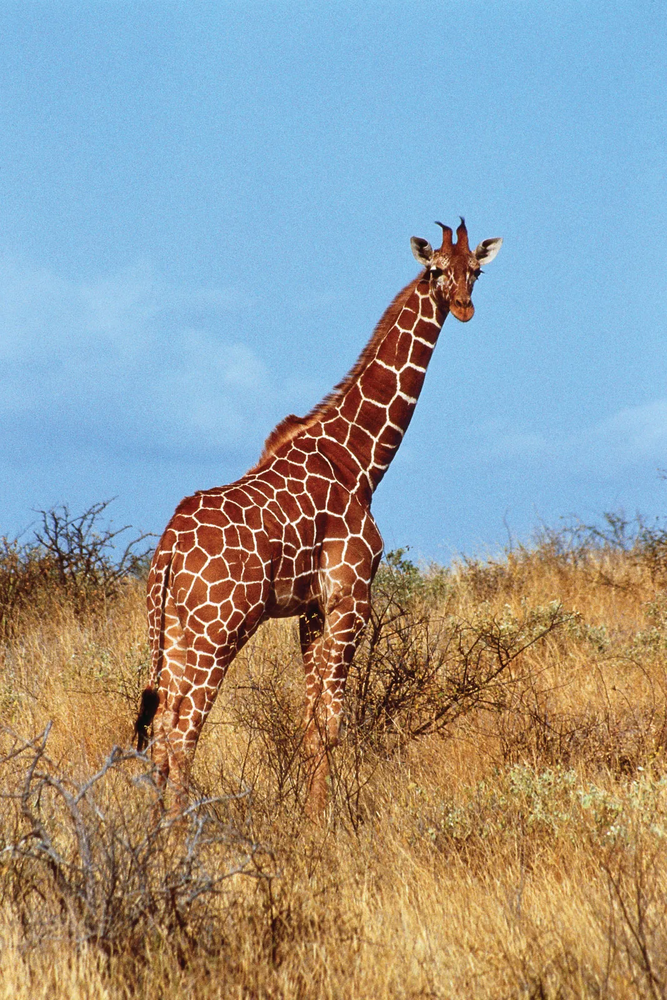
#> input picture data/raw/images/giraffe-Kenya.png, 667 x 1000 px, shrunk from 1067 x 1600 before the run
$ jupyter execute color_thresholding.ipynb
#> lines starting #> are read from the running program, lines starting #| are printed output that depends on the picture; after the words box and inside, x2 and y2 are one past the last pixel; in counts of white or black regions, pixels touching at a corner belong together
## Color Thresholding in OpenCV

This notebook demonstrates **color thresholding** using OpenCV. The main idea is to select a specific color range by defining **lower** and **upper** bounds, create a **binary mask**, and then use that mask to isolate or replace the selected region.

In the lecture, HSV is recommended for thresholding because it separates **color** from **brightness**, making color targeting more reliable than RGB.

[cell 1]
import cv2 as cv
import numpy as np
import matplotlib.pyplot as plt

[cell 2]
# !pip install matplotlib
# !pip install numpy

### Load the Image and Prepare Two Color Spaces

OpenCV reads images in **BGR** by default. In this notebook, we create:

- an RGB version for correct visualization with Matplotlib,
- an HSV version for thresholding.

This follows the lecture idea that we usually **display** images in RGB but **process** color ranges in HSV.

[cell 3]
image = cv.imread("../../data/raw/images/giraffe-Kenya.png")
#> image is the input picture: shape (1000, 667, 3); mean B, G, R 152, 154.5, 150.9
image.shape
#> Out = (1000, 667, 3)

[cell 4]
image_rgb = cv.cvtColor(image, cv.COLOR_BGR2RGB)
image_hsv = cv.cvtColor(image, cv.COLOR_BGR2HSV)
#> image_hsv: shape (1000, 667, 3); mean H, S, V 59.8, 123.7, 197

### Visualize the Original Image

Before thresholding, we first inspect the image in a human-friendly format. This helps us understand which region or color range we want to target.

[cell 5]
plt.imshow(image_rgb)

[cell 6]
## Show th BGR image
plt.imshow(image)

[cell 7]
## Show the hsv image
plt.imshow(image_hsv);

### Define the HSV Threshold Range

Color thresholding works by selecting all pixels whose HSV values fall inside a chosen interval.

- `lower_white` is the lower bound.
- `upper_white` is the upper bound.

Any pixel inside this range will be selected by the mask. In OpenCV, HSV uses the scaled range:

- Hue: `0` to `179`
- Saturation: `0` to `255`
- Value: `0` to `255`

So these bounds are written using **OpenCV HSV values**, not textbook HSV degrees and percentages.

[cell 8]
lower_white = np.array([0,0,190])
upper_white = np.array([30,80,255])

### Create a Binary Mask with `cv2.inRange()`

`cv2.inRange()` compares every pixel against the threshold bounds.

- If the pixel lies inside the range, the mask gets a high value.
- Otherwise, the mask gets `0`.

The result is a **one-channel binary mask**, which is exactly what the lecture described: white means selected, black means rejected.

[cell 9]
mask = cv.inRange(image_hsv, lower_white, upper_white)
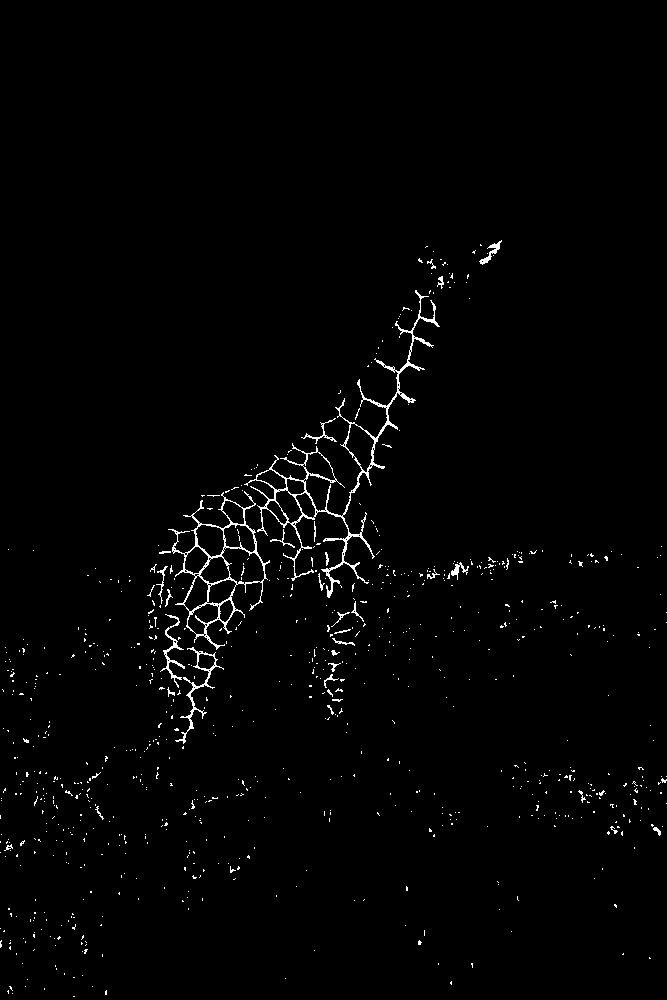
#> mask: shape (1000, 667); 1.4% white in thin lines or dots, all inside (x1, y1, x2, y2) = (0, 240, 667, 997)

[cell 10]
plt.imshow(mask)

### Prepare the Replacement Color

After creating the mask, we need a replacement color for the selected region.

Here, the color is first defined in HSV and then converted to BGR. That is useful because the working output image is a copy of the original OpenCV image, which is still in **BGR** format.

[cell 11]
black_hsv = np.uint8([[[120, 255, 0]]])
black_bgr = cv.cvtColor(black_hsv, cv.COLOR_HSV2BGR)[0][0]

### Replace the Selected Pixels Using the Mask

This is the core color-thresholding step:

- keep the original pixel when the mask is `0`,
- replace the pixel when the mask is greater than `0`.

This matches the lecture logic: *if mask is present, replace the target region; otherwise, keep the original image*.

[cell 12]
image_result = image.copy()
image_result[mask>0] = black_bgr
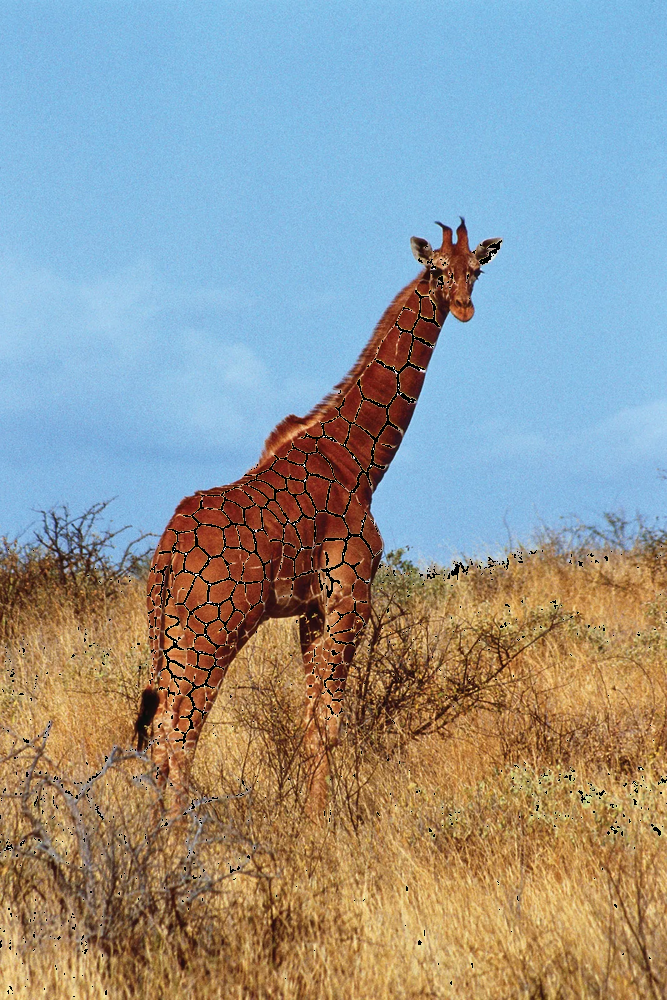
#> image_result: shape (1000, 667, 3); 1.43% of pixels changed, all inside (x1, y1, x2, y2) = (0, 240, 667, 997)

### Convert the Result for Visualization

Because Matplotlib expects RGB-like display ordering, the final result is converted from BGR to RGB before plotting. This keeps the displayed colors correct.

[cell 13]
image_result_rgb = cv.cvtColor(image_result, cv.COLOR_BGR2RGB)

### Final Comparison

The final plot compares three important stages:

- the original image,
- the binary mask,
- the thresholded and modified result.

This gives a complete view of the pipeline: **image -> HSV threshold -> mask -> selective replacement**.

[cell 14]
# PLOT

fig, axs = plt.subplots(1,3, figsize=(12,6))

axs[0].imshow(image_rgb)
axs[0].set_title("Original Image")
axs[0].axis('off')

axs[1].imshow(mask)
axs[1].set_title("Binary Mask")
axs[1].axis('off')


axs[2].imshow(image_result_rgb)
axs[2].set_title("Output Image")
axs[2].axis('off')

plt.tight_layout()
plt.show()
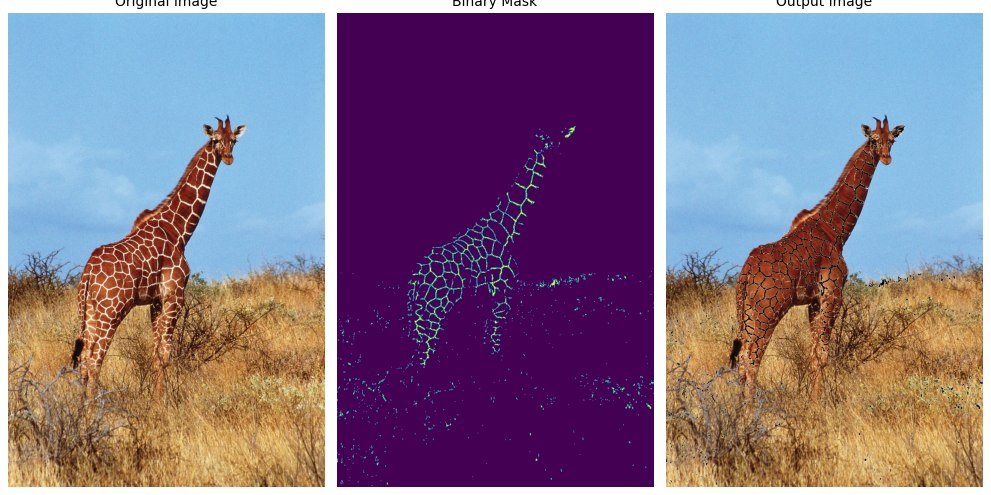
#> figure drawn by matplotlib, 3 panels

## remove-background

[cell 15]
## load the image
img_path = "../../data/raw/images/peoples-brown.png"
human_img = cv.imread(img_path)
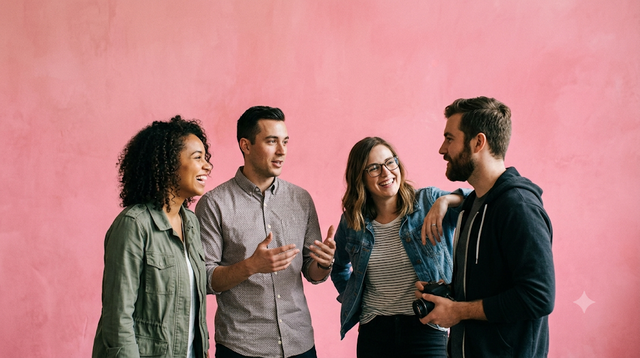
#> input picture data/raw/images/peoples-brown.png, 640 x 358 px, shrunk from 1024 x 572 before the run
#> human_img is the input picture: shape (358, 640, 3); mean B, G, R 123.7, 122.9, 173.4
human_img.shape
#> Out = (358, 640, 3)

[cell 16]
## convert to rgb and hsv
rgb_peoples = cv.cvtColor(human_img, cv.COLOR_BGR2RGB)
hsv_peoples = cv.cvtColor(human_img, cv.COLOR_BGR2HSV)
#> hsv_peoples: shape (358, 640, 3); mean H, S, V 110, 94.4, 175.7

[cell 17]
plt.imshow(rgb_peoples)

[cell 18]
## Create mask to replace background
# Mask 1: Captures the magenta/pink tones (high hue values)
lower_limit = np.array([(140, 30, 50)])
upper_limit = np.array([(179, 255, 255)])

mask1 = cv.inRange(hsv_peoples, lower_limit, upper_limit)
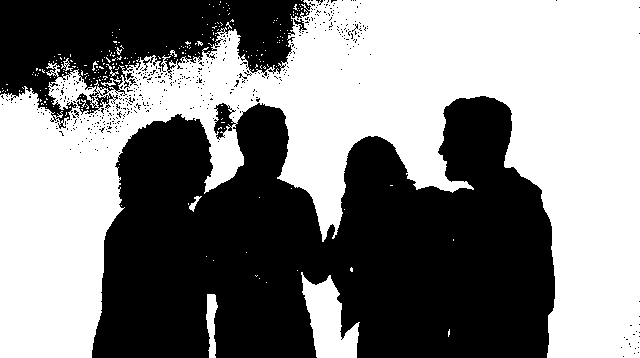
#> mask1: shape (358, 640); 51.2% white; 463 black regions (458 under 20 px), largest, box (x1, y1, x2, y2) and area: (92, 96, 555, 358) 89530, (0, 0, 311, 129) 20996, (294, 19, 307, 33) 60, (126, 73, 134, 80) 28, (129, 79, 136, 86) 21
plt.imshow(mask1)

[cell 19]
# Mask 2: Captures the warm red/orange tones in the top left corner (low hue values)
lower_limit2 = np.array([0, 85, 200])
upper_limit2 = np.array([10, 255, 255])
mask2 = cv.inRange(hsv_peoples, lower_limit2, upper_limit2)
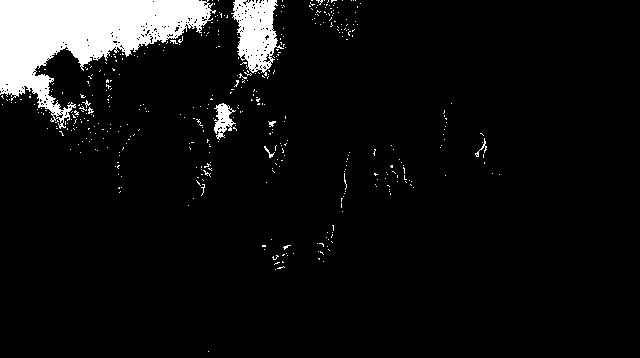
#> mask2: shape (358, 640); 7.1% white; 433 white regions (425 under 20 px), largest, box (x1, y1, x2, y2) and area: (0, 0, 216, 129) 12237, (231, 0, 284, 76) 2343, (214, 103, 236, 140) 416
plt.imshow(mask2)

[cell 20]
## Combine both masks
final_mask = cv.bitwise_or(mask1, mask2)
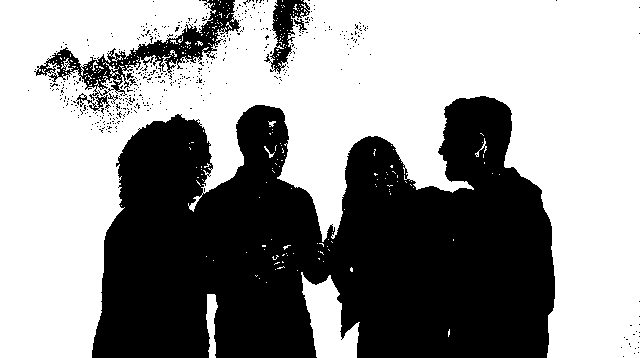
#> final_mask: shape (358, 640); 58.3% white; 455 black regions (448 under 20 px), largest, box (x1, y1, x2, y2) and area: (92, 96, 555, 358) 88553, (34, 0, 241, 111) 4517, (264, 0, 310, 74) 1278
plt.imshow(final_mask)

[cell 21]
green_hsv = np.uint8([[[60, 255, 100]]])
green_bgr = cv.cvtColor(green_hsv, cv.COLOR_HSV2BGR)

plt.imshow(green_bgr)
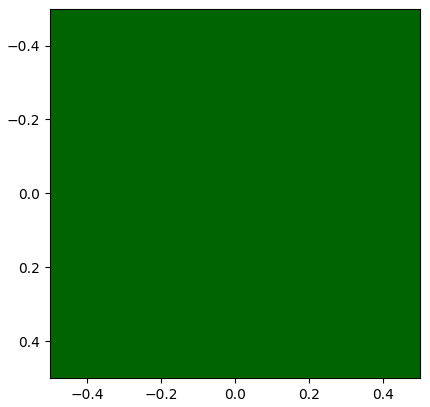
#> figure drawn by matplotlib, 1 panel

[cell 22]
green_bgr[0][0]

[cell 23]
mask1

[cell 24]
final_mask

[cell 25]
human_img_result = human_img.copy()
human_img_result[final_mask>0]=green_bgr[0][0]
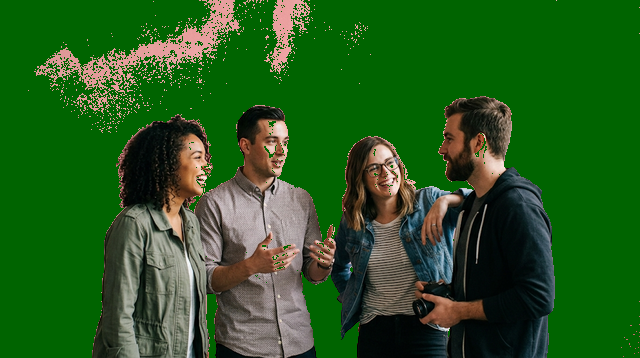
#> human_img_result: shape (358, 640, 3); mean B, G, R 29.9, 91.2, 37.3
human_img_result
